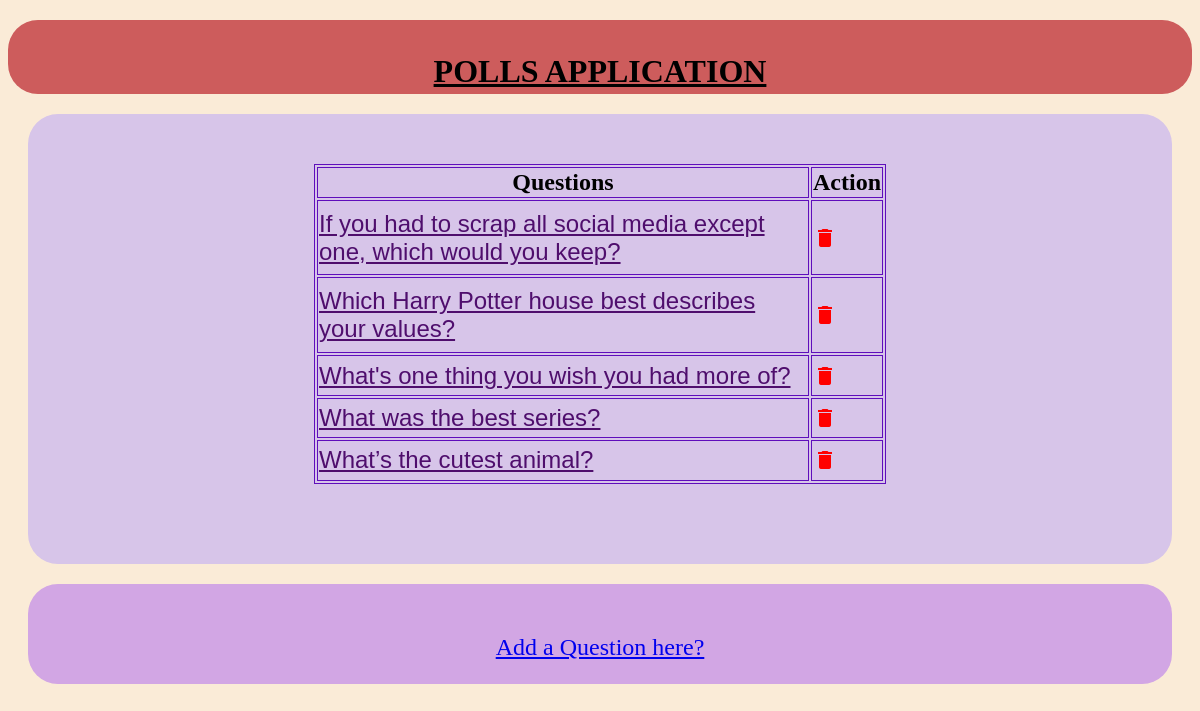
Screenshot of /polls/ with the database file from the repository.
### polls/models.py (models this page shows, shortened)
class Question(models.Model):
    question_text = models.CharField(max_length=200)
    pub_date = models.DateTimeField("date published")

### polls/views.py (the view)
# urls.py: path("", views.IndexView.as_view(), name="index"),
class IndexView(generic.ListView):
    template_name = "polls/index.html"
    context_object_name = "latest_question_list"
    def get_queryset(self):
        return Question.objects.filter(pub_date__lte=timezone.now()).order_by("-pub_date")[:5]

### polls/templates/polls/index.html (shortened to what this page needs)
{% load static %}
<link rel="stylesheet" href="{% static 'polls/css/style.css' %}">
<div class="heading"><h1>POLLS APPLICATION</h1></div>
<body>
    {% if latest_question_list %}
            <div class="div-design">
                <table class="center table-bordered">
                    <thead class="thead-dark">
                        <tr>
                          <th scope="col">Questions</th>
                          <th scope="col">Action</th>
                        </tr>
                    </thead>
                    <tbody>
                        {% for question in latest_question_list %}
                        <tr>
                            <td><a href="{% url 'polls:detail' question.id %}">{{ question.question_text }}</a></td>
                            <td><a href="{% url 'polls:delete' question.id %}"><i class="material-icons" style="cursor: pointer; color:red;" >&#xe872;</i></a></td>
                        </tr>
                        {% endfor %}
                    </tbody>
                </table>
            </div>
    <div class="button"><a href="{% url 'polls:question' %}">Add a Question here?</a></div>
    {% else %}
    <p>No polls are available.</p>
    {% endif %}
</body>

### polls/static/polls/css/style.css (style rules this page uses)
.heading { text-align: center; margin-top: 20px; padding: 1%; text-decoration: underline; border-radius: 30px; background-color: indianred; height: 50px; }
td a { color: rgb(79, 14, 109); font-family:'Gill Sans', 'Gill Sans MT', Calibri, 'Trebuchet MS', sans-serif }
body { background-color: antiquewhite; }
.div-design { text-align: center; margin-top: 20px; border: 50px; border-width: 100px; border-radius: 30px; border-color: rgb(0, 0, 0); background-color: rgb(215, 197, 233); width: auto; padding-top: 50px; height: 400px; position: relative; font-size: 2vw; margin-left: 20px; margin-right: 20px; }
.center { margin-left: auto; margin-right: auto; }
table { align-items: center; font-size: 2vw; font-family:'Gill Sans', 'Gill Sans MT', Calibri, 'Trebuchet MS', 'sans-serif' ; width: 50%; height: 80%; border: 1px solid rgb(95, 14, 187); }
th , td { border: 1px solid rgb(95, 14, 187); border-collapse: collapse; }
.button { position: relative; margin-left: 20px; margin-right: 20px; margin-top: 20px; width: auto; height: 50px; padding-top: 50px; background-color: rgb(210, 166, 228); font-size: 2vw; text-align: center; border-radius: 30px; }

### rows the page displays
Question: question_text "If you had to scrap all social media except one, which would you keep?"
Question: question_text "Which Harry Potter house best describes your values?"
Question: question_text "What's one thing you wish you had more of?"
Question: question_text "What was the best series?"
Question: question_text "What’s the cutest animal?"
